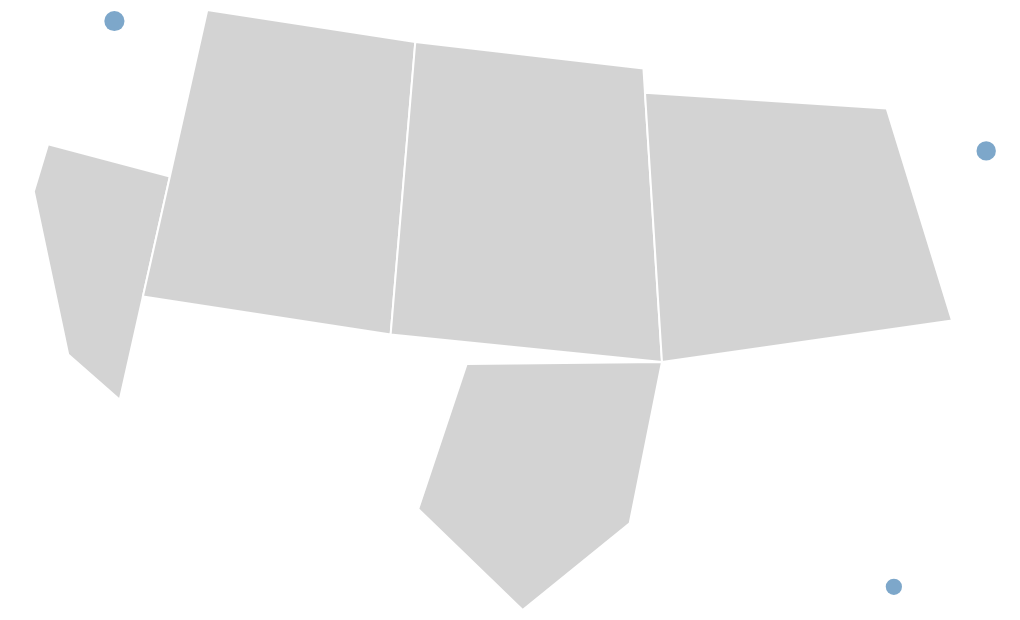

Specify this chart in Vega-Lite:
### Vega-Lite specification from a JSON file in a GitHub repository (floating-point values rounded to 4 significant figures)
{"$schema": "https://vega.github.io/schema/vega-lite/v6.json", "padding": 5, "autosize": "none", "width": 500, "height": 300, "projection": {"type": "albersUsa"}, "layer": [{"data": {"values": [{"city": "Seattle", "lon": -122.3, "lat": 47.61, "pop": 0.74, "kind": "port"}, {"city": "Denver", "lon": -105.0, "lat": 39.74, "pop": 0.71, "kind": "hub"}, {"city": "Austin", "lon": -97.74, "lat": 30.27, "pop": 0.96, "kind": "hub"}, {"city": "Chicago", "lon": -87.63, "lat": 41.88, "pop": 2.7, "kind": "hub"}, {"city": "Boston", "lon": -71.06, "lat": 42.36, "pop": 0.68, "kind": "port"}, {"city": "Miami", "lon": -80.19, "lat": 25.76, "pop": 0.47, "kind": "port"}]}, "mark": "circle", "encoding": {"longitude": {"field": "lon", "type": "quantitative"}, "latitude": {"field": "lat", "type": "quantitative"}, "size": {"field": "pop", "type": "quantitative", "legend": null}, "color": {"value": "steelblue"}}}, {"data": {"values": {"type": "FeatureCollection", "features": [{"type": "Feature", "properties": {"name": "west", "value": 4, "cat": "a"}, "geometry": {"type": "Polygon", "coordinates": [[[-124, 42], [-117, 42], [-117, 32.7], [-120, 34], [-124, 40], [-124, 42]]]}}, {"type": "Feature", "properties": {"name": "mountain", "value": 7, "cat": "b"}, "geometry": {"type": "Polygon", "coordinates": [[[-117, 49], [-104, 49], [-104, 37], [-117, 37], [-117, 49]]]}}, {"type": "Feature", "properties": {"name": "plains", "value": 1, "cat": "a"}, "geometry": {"type": "Polygon", "coordinates": [[[-104, 49], [-90, 48], [-90, 36], [-104, 37], [-104, 49]]]}}, {"type": "Feature", "properties": {"name": "east", "value": 9, "cat": "b"}, "geometry": {"type": "Polygon", "coordinates": [[[-90, 47], [-76, 45], [-75, 36], [-90, 36], [-90, 47]]]}}, {"type": "Feature", "properties": {"name": "south", "value": 6, "cat": "a"}, "geometry": {"type": "Polygon", "coordinates": [[[-100, 36], [-90, 36], [-92, 29.5], [-97, 26], [-102, 30], [-100, 36]]]}}]}, "format": {"property": "features"}}, "mark": {"type": "geoshape", "fill": "lightgray", "stroke": "white"}}]}
